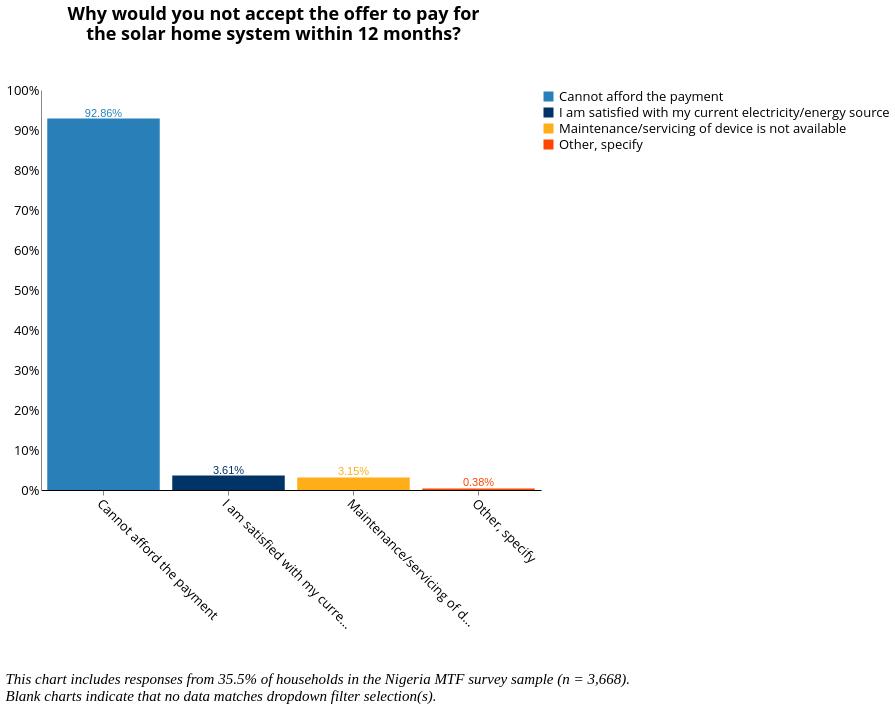

Vega-Lite specification for this chart:
### Vega-Lite specification from a JSON file in a GitHub repository (floating-point values rounded to 4 significant figures; data arrays with more than 128 entries replaced by an {"elided": "..."} marker saying what was removed)
{"width": 800, "height": 400, "config": {"title": {"fontSize": 18, "font": "Open Sans", "anchor": "center", "fontColor": "#000000"}, "axisX": {"domain": true, "domainColor": "#000000", "grid": false, "labelFont": "Open Sans", "labelFontSize": 13, "titleFont": "Open Sans", "titleFontSize": 13, "titleFontWeight": "normal", "title": "X Axis Title (units)", "labelAngle": 45}, "axisY": {"domain": true, "grid": false, "gridColor": "#DEDDDD", "gridWidth": 1, "labelFont": "Open Sans", "labelFontSize": 13, "labelAngle": 0, "ticks": false, "titleFont": "Open Sans", "titleFontSize": 13, "titleFontWeight": "normal", "titlePadding": 10, "title": "Y Axis Title (units)"}, "range": {"category": ["#2980B9", "#003366", "#FFAE19", "#FF4500", "#438B28", "#45B39D", "#99ADC1", "#212F3C"]}, "legend": {"labelFont": "Open Sans", "labelFontSize": 13, "symbolType": "square", "symbolSize": 100, "titleFont": "Open Sans", "titleFontSize": 13, "titleFontWeight": "normal", "title": "Legend", "orient": "right", "offset": 0, "labelLimit": 0}, "tooltip": {"font": "Open Sans"}, "view": {"stroke": "transparent", "text": {"font": "Open Sans", "color": ["#2980B9", "#003366", "#FFAE19", "#FF4500", "#438B28", "#45B39D", "#99ADC1", "#212F3C"], "fontSize": 13, "align": "right", "fontWeight": 400, "size": 13}, "bar": {"size": 40, "binSpacing": 1, "continuousBandSize": 30, "discreteBandSize": 30, "fill": ["#2980B9", "#003366", "#FFAE19", "#FF4500", "#438B28", "#45B39D", "#99ADC1", "#212F3C"], "stroke": false}}}, "concat": [{"layer": [{"mark": "bar", "encoding": {"color": {"field": "e_5b", "type": "nominal"}, "tooltip": {"field": "e_5b", "type": "nominal"}, "x": {"axis": {"title": " "}, "field": "e_5b", "sort": {"field": "e_5b", "op": "count", "order": "descending"}, "type": "nominal"}, "y": {"aggregate": "sum", "axis": {"format": "%", "title": ""}, "field": "pct", "type": "quantitative"}}, "height": 400, "selection": {"selector140": {"type": "single", "fields": ["i19a"], "bind": {"input": "select", "options": [null, "Wood purchased", "Wood collected", "Crop Residue/Plant Biomass", "Kerosene", "Charcoal", "LPG/cooking gas", "Electric", "Charcoal Briquettes", "Garbage", "Piped Natural Gas", "Coal Briquette", "Biomass Briquette", "Other, specify", "Coal/lignite"], "labels": ["All Responses", "Wood purchased", "Wood collected", "Crop Residue/Plant Biomass", "Kerosene", "Charcoal", "LPG/cooking gas", "Electric", "Charcoal Briquettes", "Garbage", "Piped Natural Gas", "Coal Briquette", "Biomass Briquette", "Other", "Coal/lignite"], "name": "Primary Source of Cooking Fuel  "}}, "selector139": {"type": "single", "fields": ["primary_stove"], "bind": {"input": "select", "options": [null, "3-Stone/Open Fire Stove", "Koresone Stove", "Missing Data", "Manufactured Stove Traditional", "LPG/Natural Gas Stove", "Electric Stove"], "labels": ["All Responses", "3-Stone/Open Fire Stove", "Kerosene Stove", "Primary Stove Not Listed", "Manufactured Stove Traditional", "LPG/Natural Gas Stove", "Electric Stove"], "name": "Primary Stove  "}}, "selector137": {"type": "single", "fields": ["locality"], "bind": {"input": "select", "options": [null, 0, 1], "labels": ["National", "Urban", "Rural"], "name": "Locality Breakdown  "}}, "selector138": {"type": "single", "fields": ["elc_aggr_tier"], "bind": {"input": "select", "options": [null, "Tier 0", "Tier 1", "Tier 2", "Tier 3", "Tier 4", "Tier 5"], "labels": ["All Tiers", "Tier 0", "Tier 1", "Tier 2", "Tier 3", "Tier 4", "Tier 5"], "name": "Electricity Tiers  "}}}, "transform": [{"joinaggregate": [{"op": "count", "field": "*", "as": "total"}]}, {"calculate": "1 / datum.total", "as": "pct"}], "width": 500}, {"mark": {"type": "text", "align": "center", "baseline": "bottom"}, "encoding": {"color": {"field": "e_5b", "type": "nominal"}, "text": {"aggregate": "sum", "field": "pct", "format": ".2%", "type": "quantitative"}, "tooltip": {"field": "e_5b", "type": "nominal"}, "x": {"axis": {"title": " "}, "field": "e_5b", "sort": {"field": "e_5b", "op": "count", "order": "descending"}, "type": "nominal"}, "y": {"aggregate": "sum", "axis": {"format": "%", "title": ""}, "field": "pct", "type": "quantitative"}}, "height": 400, "transform": [{"joinaggregate": [{"op": "count", "field": "*", "as": "total"}]}, {"calculate": "1 / datum.total", "as": "pct"}], "width": 500}], "title": {"text": ["Why would you not accept the offer to pay for", "the solar home system within 12 months?"], "color": "black", "subtitleColor": "black", "offset": 40}, "transform": [{"filter": {"selection": "selector140"}}, {"filter": {"selection": "selector139"}}, {"filter": {"selection": "selector137"}}, {"filter": {"selection": "selector138"}}]}], "data": {"name": "data-8d748ac7ea9f66f131f9b1f2b7d53f6a"}, "title": {"text": ["", "", "This chart includes responses from 35.5% of households in the Nigeria MTF survey sample (n = 3,668).", "Blank charts indicate that no data matches dropdown filter selection(s)."], "anchor": "start", "baseline": "bottom", "font": "Times New Roman", "fontSize": 15, "fontStyle": "italic", "fontWeight": "normal", "orient": "bottom"}, "$schema": "https://vega.github.io/schema/vega-lite/v4.17.0.json", "datasets": {"data-8d748ac7ea9f66f131f9b1f2b7d53f6a": {"elided": "1302 records"}}}
